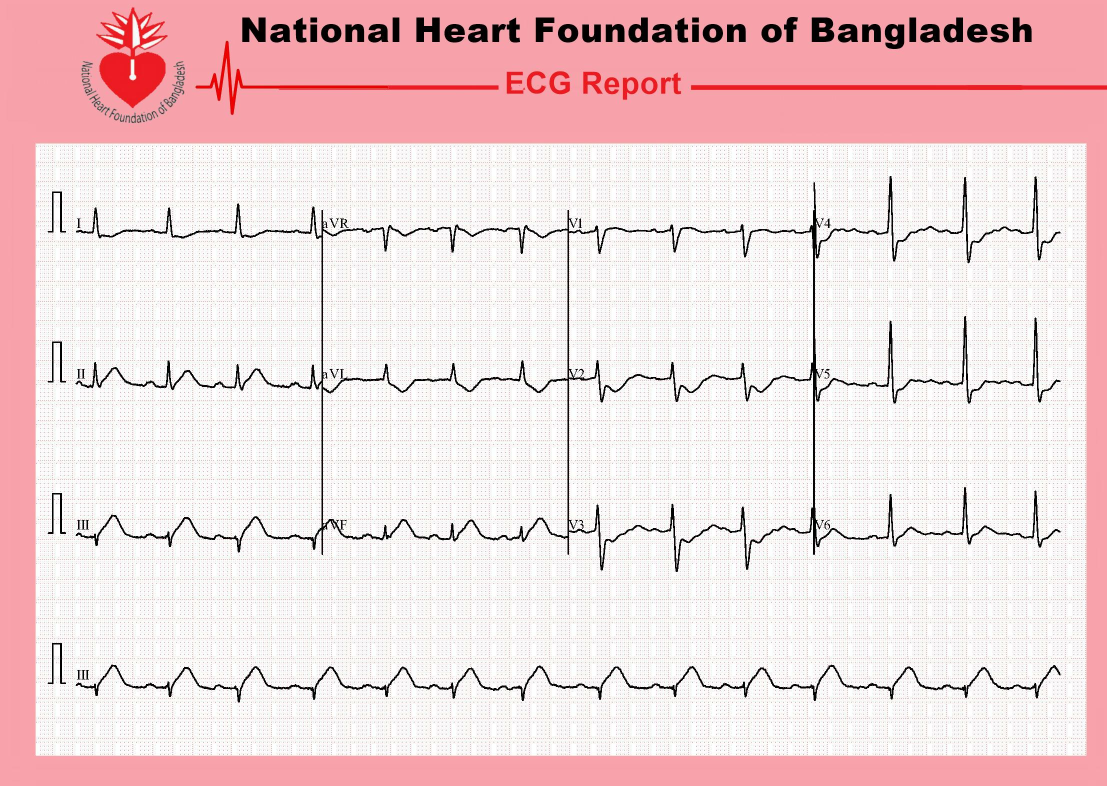
#> input picture test-image/myocardial.jpg, 2213 x 1572 px (shown at 1/2 size)
$ python test.py   (older library calls are emulated)
#> lines starting #> are read from the running program, lines starting #| are printed output that depends on the picture; after the words box and inside, x2 and y2 are one past the last pixel; in counts of white or black regions, pixels touching at a corner belong together
import cv2
import joblib
import numpy as np
import pandas as pd
from skimage.feature import graycomatrix, graycoprops

# Sample myocardial infarction image path
image_path = './test-image/myocardial.jpg'

# Load image
image = cv2.imread(image_path)
#> image is the input picture: shape (1572, 2213, 3); mean B, G, R 217.2, 215.4, 239.2

# Preprocessing and feature extraction functions
def resize_image(image, width=None, height=None):
#> called with width = 256
    cv2.rectangle(image, (78, 294), (78 + 2089, 294 + 1217), (0, 255, 0), 2)
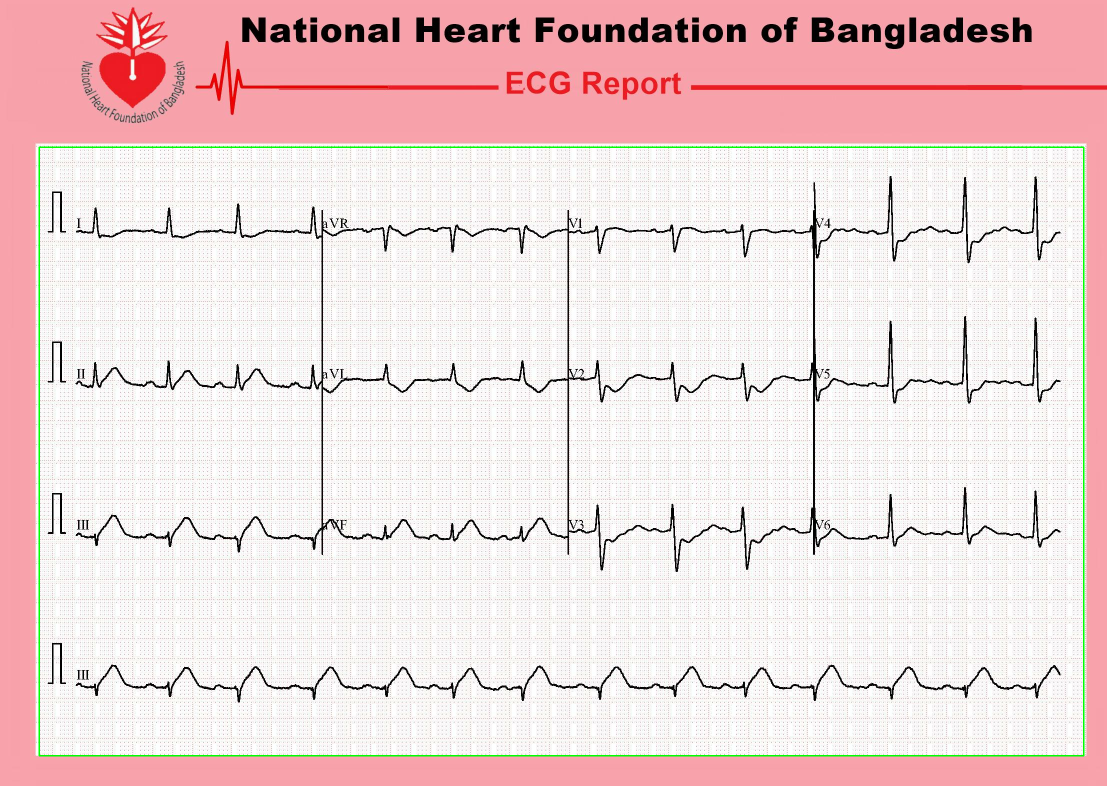
#> image: shape (1572, 2213, 3) (shown at 1/2 size); 0.57% of pixels changed, all inside (x1, y1, x2, y2) = (77, 293, 2169, 1513)
    roi = image[294:294+1217, 78:78+2089]
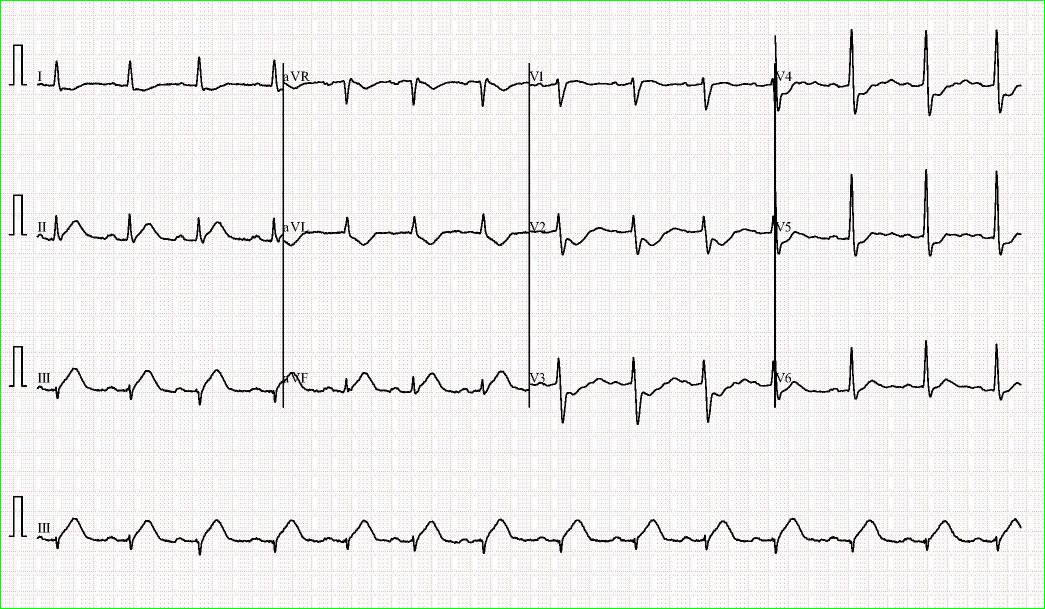
#> roi: shape (1217, 2089, 3) (shown at 1/2 size); mean B, G, R 237, 238.5, 239.3
    roi_rgb = cv2.cvtColor(roi, cv2.COLOR_BGR2RGB)

    h, w = roi_rgb.shape[:2]
#> h = 1217; w = 2089
    aspect_ratio = w / h
#> aspect_ratio = 1.72

    if width is None:
        new_height = int(height / aspect_ratio)
        resized_image = cv2.resize(roi_rgb, (height, new_height), interpolation=cv2.INTER_AREA)
    else:
        new_width = int(width * aspect_ratio)
#> new_width = 439
        resized_image = cv2.resize(roi_rgb, (new_width, width), interpolation=cv2.INTER_AREA)
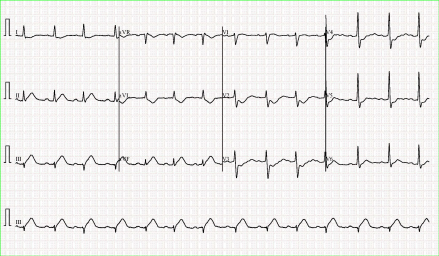
#> resized_image: shape (256, 439, 3); mean R, G, B 239.3, 238.5, 237

    return resized_image

def preprocess_image(image):
    resized_image = resize_image(image, 256)
    gray_image = cv2.cvtColor(resized_image, cv2.COLOR_BGR2GRAY)
    return gray_image

def calc_glcm_all_agls(img, props, dists=[1], agls=[0, np.pi/4, np.pi/2, 3*np.pi/4], lvl=256, sym=True, norm=True):
#> called with lvl = 256, sym = True, norm = True
    glcm = graycomatrix(img,
                        distances=dists,
                        angles=agls,
                        levels=lvl,
                        symmetric=sym,
                        normed=norm)
    feature = []
    glcm_props = [properti for name in props for properti in graycoprops(glcm, name)[0]]
#> glcm_props = [10.92, 14.53, 9.37, 14.2, 0.541, 0.331, 0.625, 0.356, 0.199, 0.121, 0.232, 0.124, 802, 1168.5, 655.2, 1125.9, 0.00365, 0.00351, 0.00422, 0.00351, 0.0604, 0.0593, 0.065, 0.0592]
    for item in glcm_props:
        feature.append(item)
#> this loop made 24 passes
#> item on passes 1 to 12: 10.92, 14.53, 9.37, 14.2, 0.541, 0.331, 0.625, 0.356, 0.199, 0.121, 0.232, 0.124
#> after the loop, feature has the same summary as glcm_props

    return feature

def extract_glcm_feature(image):
    properties = ['dissimilarity', 'correlation', 'homogeneity', 'contrast', 'ASM', 'energy']
    glcm_features = calc_glcm_all_agls(image, properties)
#> glcm_features has the same summary as glcm_props in calc_glcm_all_agls

    columns = []
    angles = ['0', '45', '90', '135']
    for prop in properties:
        for ang in angles:
            columns.append(prop + '_' + ang)

    df = pd.DataFrame([glcm_features], columns=columns)
#> df = table of 1 rows and 24 columns
    test = df.iloc[:, :].values
    return test

# Preprocess image
gray_image = preprocess_image(image)

# Extract features
glcm_feature = extract_glcm_feature(gray_image)

# Load model
#> (the run stopped early here; a loop or call above may not have finished)

$ run again, with test-image/abnormal.jpg copied over test-image/myocardial.jpg
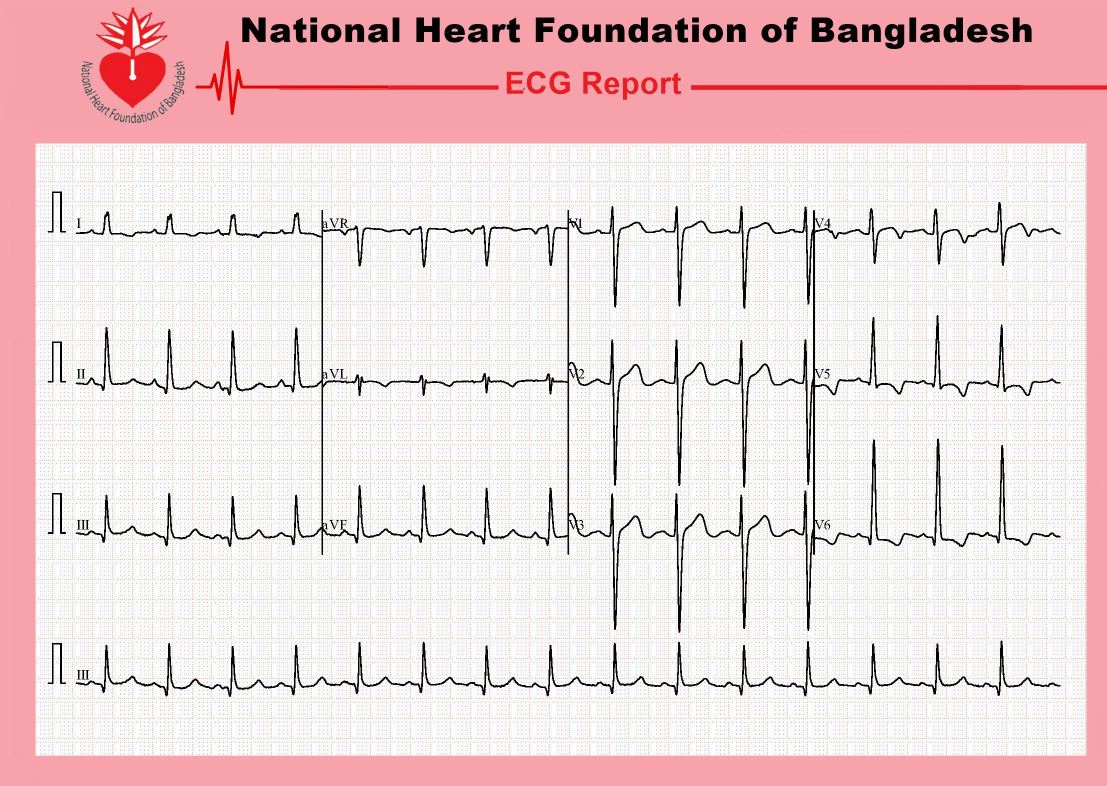
#> input picture test-image/abnormal.jpg, 2213 x 1572 px (shown at 1/2 size)
#> image is the input picture: shape (1572, 2213, 3); mean B, G, R 215.6, 213.8, 237.6
#> in resize_image, `cv2.rectangle(image, (78, 294), (78 + 2089, 294 + 1217), (0, 255, 0), 2)`:
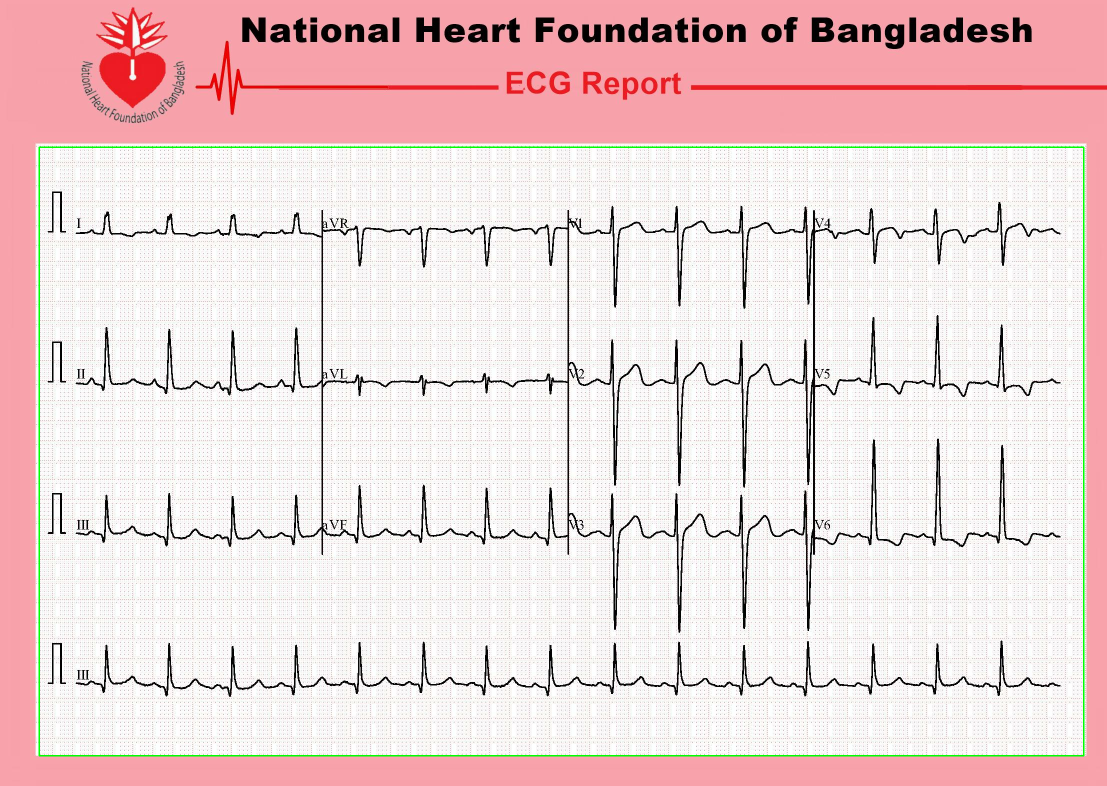
#> image: shape (1572, 2213, 3) (shown at 1/2 size); 0.57% of pixels changed, all inside (x1, y1, x2, y2) = (77, 293, 2169, 1513)
#> in resize_image, `resized_image = cv2.resize(roi_rgb, (new_width, width), interpolation=..`:
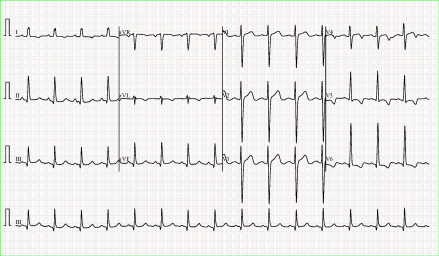
#> resized_image: shape (256, 439, 3); mean R, G, B 237, 236.2, 234.8
#> glcm_props = [13.83, 17.15, 9.23, 17.26, 0.47, 0.337, 0.735, 0.323, 0.193, 0.117, 0.234, 0.12, 1224.7, 1534.8, 612.4, 1566.4, 0.00343, 0.00329, 0.00403, 0.00328, 0.0586, 0.0573, 0.0635, 0.0572]
#> the loop in calc_glcm_all_agls, `for item in glcm_props:` made 24 passes
#> item on passes 1 to 8: 13.83, 17.15, 9.23, 17.26, 0.47, 0.337, 0.735, 0.323
#> after the loop in calc_glcm_all_agls, `for item in glcm_props:`: feature has the same summary as glcm_props
#> glcm_features has the same summary as glcm_props in calc_glcm_all_agls
#> df = table of 1 rows and 24 columns
